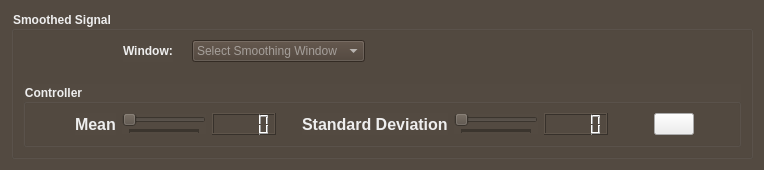
      <widget class="QWidget" name="smootherTab">
       <property name="styleSheet">
        <string notr="true">gridline-color: rgb(66, 111, 111);
selection-background-color: rgb(83, 74, 65);
background-color: rgb(83, 74, 65);
color: rgb(66, 111, 111);</string>
       </property>
       <attribute name="icon">
        <iconset>
         <normaloff>../../hp/hp/.designer/backup/video-editing.png</normaloff>../../hp/hp/.designer/backup/video-editing.png</iconset>
       </attribute>
       <attribute name="title">
        <string>Smoothing Window</string>
       </attribute>
       <layout class="QGridLayout" name="gridLayout_2">
        <item row="0" column="0">
         <widget class="QGroupBox" name="smootherGroupBox">
          <property name="font">
           <font>
            <bold>true</bold>
           </font>
          </property>
          <property name="styleSheet">
           <string notr="true">color: rgb(238, 238, 238);</string>
          </property>
          <property name="title">
           <string>Smoothed Signal</string>
          </property>
          <layout class="QGridLayout" name="gridLayout_8">
           <item row="3" column="0">
            <widget class="QGroupBox" name="smoothingControllerComboBox">
             <property name="maximumSize">
              <size>
               <width>16777215</width>
               <height>100</height>
              </size>
             </property>
             <property name="font">
              <font>
               <bold>true</bold>
              </font>
             </property>
             <property name="title">
              <string>Controller</string>
             </property>
             <layout class="QGridLayout" name="gridLayout_6">
              <item row="0" column="0">
               <layout class="QHBoxLayout" name="horizontalLayout_4">
                <item>
                 <spacer name="horizontalSpacer_8">
                  <property name="orientation">
                   <enum>Qt::Horizontal</enum>
                  </property>
                  <property name="sizeType">
                   <enum>QSizePolicy::Preferred</enum>
                  </property>
                  <property name="sizeHint" stdset="0">
                   <size>
                    <width>40</width>
                    <height>20</height>
                   </size>
                  </property>
                 </spacer>
                </item>
                <item>
                 <layout class="QHBoxLayout" name="horizontalLayout_11">
                  <item>
                   <widget class="QLabel" name="meanLabel">
                    <property name="font">
                     <font>
                      <pointsize>12</pointsize>
                      <italic>false</italic>
                      <bold>true</bold>
                      <strikeout>false</strikeout>
                     </font>
                    </property>
                    <property name="styleSheet">
                     <string notr="true">color: rgb(238, 238, 238);</string>
                    </property>
                    <property name="text">
                     <string>Mean</string>
                    </property>
                   </widget>
                  </item>
                  <item>
                   <widget class="QSlider" name="meanSlider">
                    <property name="font">
                     <font>
                      <kerning>true</kerning>
                     </font>
                    </property>
                    <property name="cursor">
                     <cursorShape>ClosedHandCursor</cursorShape>
                    </property>
                    <property name="mouseTracking">
                     <bool>true</bool>
                    </property>
                    <property name="tabletTracking">
                     <bool>false</bool>
                    </property>
                    <property name="acceptDrops">
                     <bool>false</bool>
                    </property>
                    <property name="toolTip">
                     <string>&lt;html&gt;&lt;head/&gt;&lt;body&gt;&lt;p&gt;&lt;span style=&quot; font-size:7pt; color:#000000;&quot;&gt;Change signal mean&lt;/span&gt;&lt;/p&gt;&lt;/body&gt;&lt;/html&gt;</string>
                    </property>
                    <property name="autoFillBackground">
                     <bool>false</bool>
                    </property>
                    <property name="inputMethodHints">
                     <set>Qt::ImhDigitsOnly</set>
                    </property>
                    <property name="orientation">
                     <enum>Qt::Horizontal</enum>
                    </property>
                    <property name="invertedAppearance">
                     <bool>false</bool>
                    </property>
                    <property name="invertedControls">
                     <bool>false</bool>
                    </property>
                    <property name="tickPosition">
                     <enum>QSlider::TicksBelow</enum>
                    </property>
                    <property name="tickInterval">
                     <number>1</number>
                    </property>
                   </widget>
                  </item>
                  <item>
                   <widget class="QLCDNumber" name="meanLCD">
                    <property name="sizePolicy">
                     <sizepolicy hsizetype="Minimum" vsizetype="Preferred">
                      <horstretch>0</horstretch>
                      <verstretch>0</verstretch>
                     </sizepolicy>
                    </property>
                    <property name="maximumSize">
                     <size>
                      <width>16777215</width>
                      <height>30</height>
                     </size>
                    </property>
                   </widget>
                  </item>
                  <item>
                   <spacer name="horizontalSpacer_2">
                    <property name="orientation">
                     <enum>Qt::Horizontal</enum>
                    </property>
                    <property name="sizeType">
                     <enum>QSizePolicy::Preferred</enum>
                    </property>
                    <property name="sizeHint" stdset="0">
                     <size>
                      <width>20</width>
                      <height>20</height>
                     </size>
                    </property>
                   </spacer>
                  </item>
                 </layout>
                </item>
                <item>
                 <layout class="QHBoxLayout" name="horizontalLayout_13">
                  <item>
                   <widget class="QLabel" name="stdLabel">
                    <property name="font">
                     <font>
                      <pointsize>12</pointsize>
                      <italic>false</italic>
                      <bold>true</bold>
                      <strikeout>false</strikeout>
                     </font>
                    </property>
                    <property name="styleSheet">
                     <string notr="true">color: rgb(238, 238, 238);</string>
                    </property>
                    <property name="text">
                     <string>Standard Deviation</string>
                    </property>
                   </widget>
                  </item>
                  <item>
                   <widget class="QSlider" name="standardDeviationSlider">
                    <property name="font">
                     <font>
                      <kerning>true</kerning>
                     </font>
                    </property>
                    <property name="cursor">
                     <cursorShape>ClosedHandCursor</cursorShape>
                    </property>
                    <property name="mouseTracking">
                     <bool>true</bool>
                    </property>
                    <property name="tabletTracking">
                     <bool>false</bool>
                    </property>
                    <property name="acceptDrops">
                     <bool>false</bool>
                    </property>
                    <property name="toolTip">
                     <string>&lt;html&gt;&lt;head/&gt;&lt;body&gt;&lt;p&gt;&lt;span style=&quot; font-size:7pt; color:#000000;&quot;&gt;Change signal standard deviation&lt;/span&gt;&lt;/p&gt;&lt;/body&gt;&lt;/html&gt;</string>
                    </property>
                    <property name="autoFillBackground">
                     <bool>false</bool>
                    </property>
                    <property name="inputMethodHints">
                     <set>Qt::ImhDigitsOnly</set>
                    </property>
                    <property name="orientation">
                     <enum>Qt::Horizontal</enum>
                    </property>
                    <property name="invertedAppearance">
                     <bool>false</bool>
                    </property>
                    <property name="invertedControls">
                     <bool>false</bool>
                    </property>
                    <property name="tickPosition">
                     <enum>QSlider::TicksBelow</enum>
                    </property>
                    <property name="tickInterval">
                     <number>1</number>
                    </property>
                   </widget>
                  </item>
                  <item>
                   <widget class="QLCDNumber" name="standardDeviationLCD">
                    <property name="sizePolicy">
                     <sizepolicy hsizetype="Minimum" vsizetype="Preferred">
                      <horstretch>0</horstretch>
                      <verstretch>0</verstretch>
                     </sizepolicy>
                    </property>
                    <property name="maximumSize">
                     <size>
                      <width>16777215</width>
                      <height>30</height>
                     </size>
                    </property>
                   </widget>
                  </item>
                 </layout>
                </item>
                <item>
                 <spacer name="horizontalSpacer">
                  <property name="orientation">
                   <enum>Qt::Horizontal</enum>
                  </property>
                  <property name="sizeType">
                   <enum>QSizePolicy::Preferred</enum>
                  </property>
                  <property name="sizeHint" stdset="0">
                   <size>
                    <width>40</width>
                    <height>20</height>
                   </size>
                  </property>
                 </spacer>
                </item>
                <item>
                 <widget class="QPushButton" name="confirmButton">
                  <property name="sizePolicy">
                   <sizepolicy hsizetype="Fixed" vsizetype="Fixed">
                    <horstretch>0</horstretch>
                    <verstretch>0</verstretch>
                   </sizepolicy>
                  </property>
                  <property name="maximumSize">
                   <size>
                    <width>50</width>
                    <height>16777215</height>
                   </size>
                  </property>
                  <property name="font">
                   <font>
                    <bold>false</bold>
                   </font>
                  </property>
                  <property name="cursor">
                   <cursorShape>PointingHandCursor</cursorShape>
                  </property>
                  <property name="toolTip">
                   <string>&lt;html&gt;&lt;head/&gt;&lt;body&gt;&lt;p&gt;&lt;span style=&quot; font-size:7pt; color:#000000;&quot;&gt;Confirm changes&lt;/span&gt;&lt;/p&gt;&lt;/body&gt;&lt;/html&gt;</string>
                  </property>
                  <property name="styleSheet">
                   <string notr="true">background-color: rgb(238, 238, 238);</string>
                  </property>
                  <property name="text">
                   <string/>
                  </property>
                  <property name="icon">
                   <iconset>
                    <normaloff>../../hp/hp/.designer/backup/eraser.png</normaloff>../../hp/hp/.designer/backup/eraser.png</iconset>
                  </property>
                 </widget>
                </item>
                <item>
                 <spacer name="horizontalSpacer_4">
                  <property name="orientation">
                   <enum>Qt::Horizontal</enum>
                  </property>
                  <property name="sizeType">
                   <enum>QSizePolicy::Preferred</enum>
                  </property>
                  <property name="sizeHint" stdset="0">
                   <size>
                    <width>35</width>
                    <height>20</height>
                   </size>
                  </property>
                 </spacer>
                </item>
               </layout>
              </item>
             </layout>
            </widget>
           </item>
           <item row="2" column="0">
            <layout class="QVBoxLayout" name="smoothingLayout">
             <item>
              <widget class="QWidget" name="smoothedSignalWidget" native="true">
               <property name="styleSheet">
                <string notr="true">background-color:rgb(4, 4, 4)</string>
               </property>
              </widget>
             </item>
            </layout>
           </item>
           <item row="0" column="0">
            <layout class="QHBoxLayout" name="horizontalLayout_9">
             <item>
              <spacer name="horizontalSpacer_18">
               <property name="orientation">
                <enum>Qt::Horizontal</enum>
               </property>
               <property name="sizeType">
                <enum>QSizePolicy::Preferred</enum>
               </property>
               <property name="sizeHint" stdset="0">
                <size>
                 <width>100</width>
                 <height>20</height>
                </size>
               </property>
              </spacer>
             </item>
             <item>
              <widget class="QLabel" name="windowLabel">
               <property name="font">
                <font>
                 <bold>true</bold>
                </font>
               </property>
               <property name="text">
                <string>Window:</string>
               </property>
              </widget>
             </item>
             <item>
              <spacer name="horizontalSpacer_19">
               <property name="orientation">
                <enum>Qt::Horizontal</enum>
               </property>
               <property name="sizeType">
                <enum>QSizePolicy::Preferred</enum>
               </property>
               <property name="sizeHint" stdset="0">
                <size>
                 <width>13</width>
                 <height>20</height>
                </size>
               </property>
              </spacer>
             </item>
             <item>
              <widget class="QComboBox" name="smootherComboBox">
               <property name="sizePolicy">
                <sizepolicy hsizetype="Preferred" vsizetype="Fixed">
                 <horstretch>0</horstretch>
                 <verstretch>0</verstretch>
                </sizepolicy>
               </property>
               <property name="maximumSize">
                <size>
                 <width>200</width>
                 <height>25</height>
                </size>
               </property>
               <property name="sizeIncrement">
                <size>
                 <width>20</width>
                 <height>0</height>
                </size>
               </property>
               <property name="baseSize">
                <size>
                 <width>20</width>
                 <height>0</height>
                </size>
               </property>
               <property name="font">
                <font>
                 <bold>false</bold>
                </font>
               </property>
               <property name="cursor">
                <cursorShape>PointingHandCursor</cursorShape>
               </property>
               <property name="toolTip">
                <string>&lt;html&gt;&lt;head/&gt;&lt;body&gt;&lt;p&gt;&lt;span style=&quot; font-size:7pt; color:#000000;&quot;&gt;Select smoothing mode&lt;/span&gt;&lt;/p&gt;&lt;/body&gt;&lt;/html&gt;</string>
               </property>
               <property name="whatsThis">
                <string/>
               </property>
               <property name="autoFillBackground">
                <bool>false</bool>
               </property>
               <property name="styleSheet">
                <string notr="true">background-color: rgb(72, 60, 50);
selection-background-color: rgb(72, 60, 50);</string>
               </property>
               <property name="editable">
                <bool>false</bool>
               </property>
               <property name="currentIndex">
                <number>-1</number>
               </property>
               <property name="sizeAdjustPolicy">
                <enum>QComboBox::AdjustToContents</enum>
               </property>
               <property name="placeholderText">
                <string>Select Smoothing Window</string>
               </property>
               <property name="frame">
                <bool>true</bool>
               </property>
               <item>
                <property name="text">
                 <string>Rectangle</string>
                </property>
               </item>
               <item>
                <property name="text">
                 <string>Hamming</string>
                </property>
               </item>
               <item>
                <property name="text">
                 <string>Hanning</string>
                </property>
               </item>
               <item>
                <property name="text">
                 <string>Gaussian</string>
                </property>
               </item>
              </widget>
             </item>
             <item>
              <spacer name="horizontalSpacer_30">
               <property name="orientation">
                <enum>Qt::Horizontal</enum>
               </property>
               <property name="sizeHint" stdset="0">
                <size>
                 <width>50</width>
                 <height>20</height>
                </size>
               </property>
              </spacer>
             </item>
             <item>
              <spacer name="horizontalSpacer_31">
               <property name="orientation">
                <enum>Qt::Horizontal</enum>
               </property>
               <property name="sizeType">
                <enum>QSizePolicy::Expanding</enum>
               </property>
               <property name="sizeHint" stdset="0">
                <size>
                 <width>178</width>
                 <height>20</height>
                </size>
               </property>
              </spacer>
             </item>
             <item>
              <spacer name="horizontalSpacer_32">
               <property name="orientation">
                <enum>Qt::Horizontal</enum>
               </property>
               <property name="sizeType">
                <enum>QSizePolicy::Preferred</enum>
               </property>
               <property name="sizeHint" stdset="0">
                <size>
                 <width>15</width>
                 <height>20</height>
                </size>
               </property>
              </spacer>
             </item>
            </layout>
           </item>
           <item row="1" column="0">
            <spacer name="verticalSpacer">
             <property name="orientation">
              <enum>Qt::Vertical</enum>
             </property>
             <property name="sizeType">
              <enum>QSizePolicy::Preferred</enum>
             </property>
             <property name="sizeHint" stdset="0">
              <size>
               <width>20</width>
               <height>10</height>
              </size>
             </property>
            </spacer>
           </item>
          </layout>
         </widget>
        </item>
       </layout>
      </widget>
